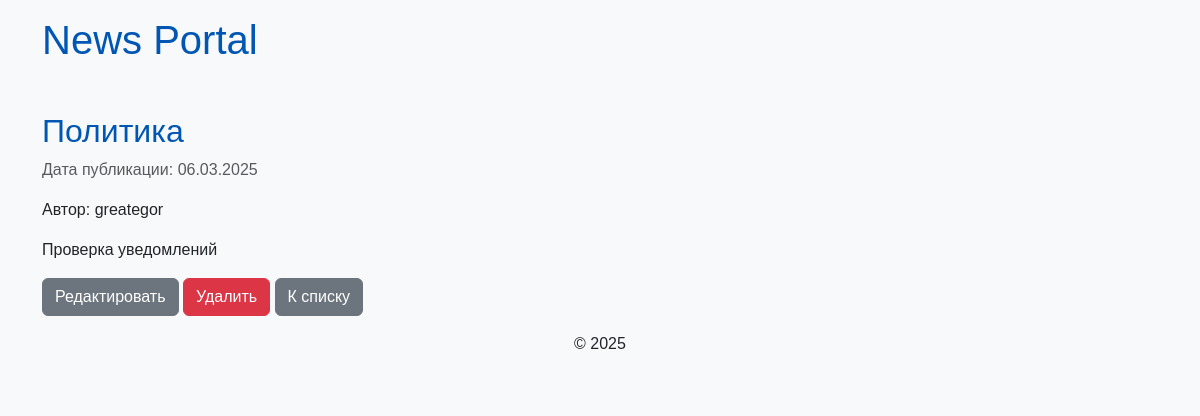
Before: /37/ with the older database file.
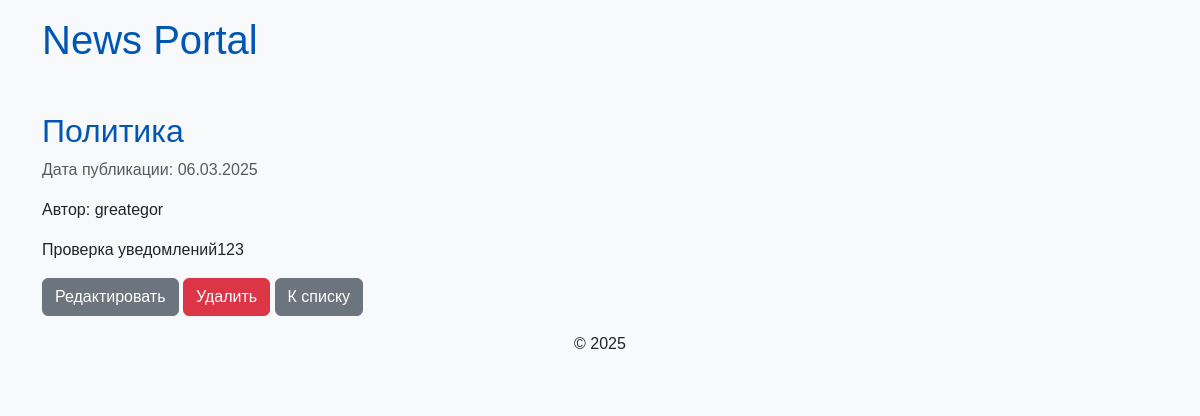
After: the same page with the newer database file.
### news/models.py (models this page shows, shortened)
class Post(models.Model):
    objects = None
    ARTICLE = 'AR'
    NEWS = 'NW'
    POST_TYPES = [
        (ARTICLE, 'Статья'),
        (NEWS, 'Новость'),
    ]
    author = models.ForeignKey('Author', on_delete=models.CASCADE)
    post_type = models.CharField(max_length=2, choices=POST_TYPES, default=NEWS)
    date_created = models.DateTimeField(auto_now_add=True)
    categories = models.ManyToManyField('Category', through='PostCategory')
    title = models.CharField(max_length=255)
    text = models.TextField()
    rating = models.IntegerField(default=0)

class Author(models.Model):
    objects = None
    user = models.OneToOneField(User, on_delete=models.CASCADE)
    rating = models.IntegerField(default=0)

### news/views.py (the view)
# urls.py: path('<int:pk>/', views.PostDetail.as_view(), name='post_detail'),
class PostDetail(DetailView):
    model = Post
    template_name = 'news/post_detail.html'
    context_object_name = 'post'
    def get_object(self, queryset=None):
        obj_id = self.kwargs.get('pk')
        cache_key = f'post-{obj_id}'
        obj = cache.get(cache_key)
        if obj is None:
            obj = get_object_or_404(Post, pk=obj_id)  # используем get_object_or_404
            cache.set(cache_key, obj)
        return obj

### news/templatetags/custom_filters.py (called while the page is built)
@register.filter(name='censor')
def censor(value):
    if not isinstance(value, str):
        raise ValueError("Фильтр censor может быть применен только к строкам.")
    words = value.split()
    censored_text = []
    for word in words:
        if word in censored_words:
            censored_word = word[0] + '*' * (len(word) - 1)
            censored_text.append(censored_word)
        else:
            censored_text.append(word)
    return ' '.join(censored_text)

### templates/news/post_detail.html (shortened to what this page needs)
{% extends 'default.html' %}
{% load custom_filters %}
{% block content %}
    <h2>{{ post.title|censor }}</h2>
    <p class="text-muted">Дата публикации: {{ post.date_created|date:"d.m.Y" }}</p>
    <p>Автор: {{ post.author.user.username }}</p>
    <p>{{ post.text|censor }}</p>
    <a href="{% url 'news_edit' pk=post.pk %}" class="btn btn-secondary">Редактировать</a>
    <a href="{% url 'news_delete' pk=post.pk %}" class="btn btn-danger">Удалить</a>
    <a href="{% url 'news_list' %}" class="btn btn-secondary">К списку</a>
{% endblock %}

### templates/default.html (shortened to what this page needs)
<!DOCTYPE html>
<html lang="en">
<head>
    <link href="https://cdn.jsdelivr.net/npm/bootstrap@5.3.0/dist/css/bootstrap.min.css" rel="stylesheet">
    {% load static %}
    <link rel="stylesheet" href="{% static 'news/css/styles.css' %}">
</head>
<body>
    <header class="bg-light p-3">
        <h1 class="container">News Portal</h1>
    </header>
    <main class="container mt-4">
        {% block content %}{% endblock %}
    </main>
    <footer class="bg-light text-center p-3">
        <p>&copy; 2025</p>
    </footer>
</body>
</html>

### news/static/news/css/styles.css (style rules this page uses)
body { font-family: 'Arial', sans-serif; background-color: #f8f9fa; text-size-adjust: 100%; }
h1, h2, h3 { color: #0056b3; }
a { color: #007bff; text-decoration: none; }

Changed rows visible on the page:
changed Post "Политика": text|censor "Проверка уведомлений" → "Проверка уведомлений123"
